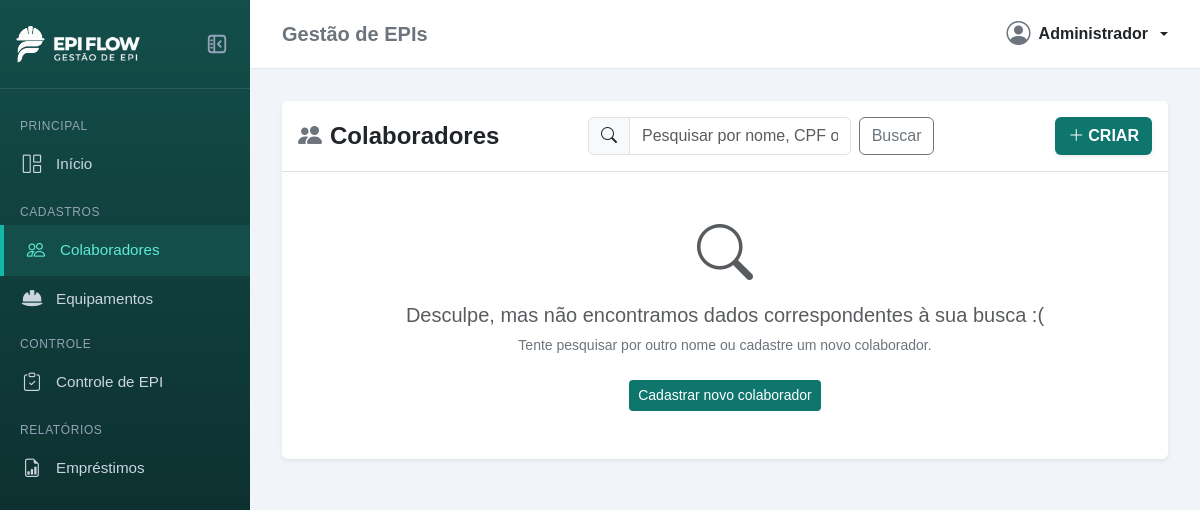
The app's page /colaboradores/, older data.
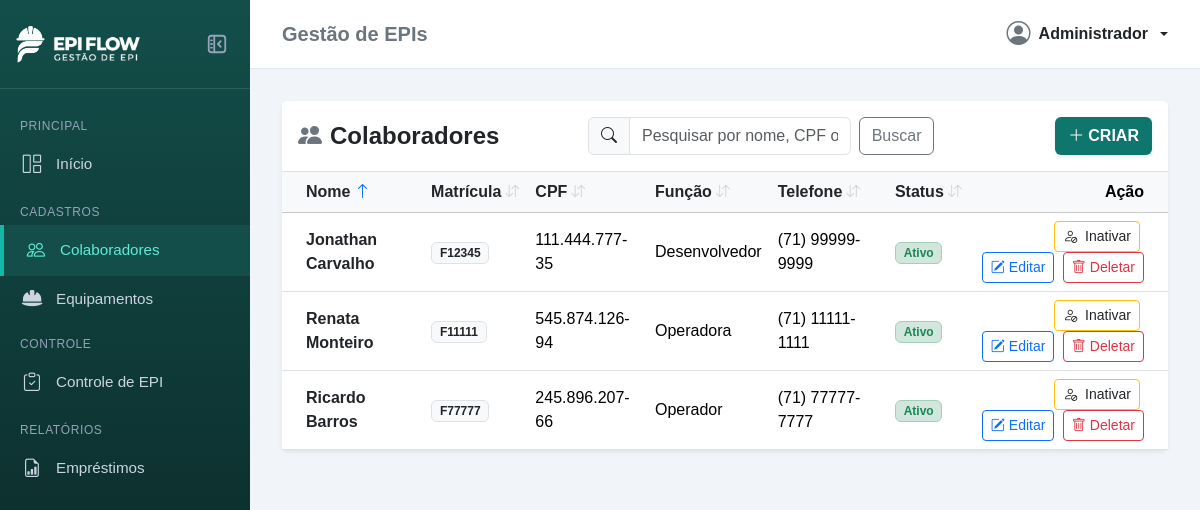
The same page, newer data.
### apps/colaboradores/models.py (models this page shows, shortened)
class Colaborador(models.Model):
    nome = models.CharField(max_length=100)
    cpf = models.CharField(max_length=14)
    matricula = models.CharField(max_length=10)
    funcao = models.CharField(max_length=50)
    telefone = models.CharField(max_length=15)
    email = models.EmailField(max_length=60)
    ativo = models.BooleanField(default=True)

### apps/colaboradores/views.py (the view)
# urls.py: path('', views.listar_colaboradores, name='listar'),
def listar_colaboradores(request):
    termo_busca = request.GET.get('busca', '').strip()
    campo_ordenacao = request.GET.get('campo', 'nome')
    direcao_ordenacao = request.GET.get('direcao', 'asc')
    if termo_busca:
        termo_upper = termo_busca.upper()
        if termo_upper.startswith('F') and any(char.isdigit() for char in termo_upper):
            filtro = Q(matricula__istartswith=termo_upper) | Q(nome__icontains=termo_busca)
        elif termo_busca.isdigit():
            filtro = (
                Q(matricula__istartswith=f'F{termo_busca}') |
                Q(cpf__icontains=termo_busca) |
                Q(nome__icontains=termo_busca)
            )
        else:
            filtro = Q(nome__icontains=termo_busca) | Q(cpf__icontains=termo_busca)
        colaboradores = list(Colaborador.objects.filter(filtro).distinct())
    else:
        colaboradores = list(Colaborador.objects.all())
    colaboradores = aplicar_ordenacao_colaboradores(colaboradores, campo_ordenacao, direcao_ordenacao)
    return render(request, 'colaboradores/listar.html', {
        'colaboradores': colaboradores,
        'termo_busca': termo_busca,
        'campo_ordenacao': campo_ordenacao,
        'direcao_ordenacao': direcao_ordenacao,
    })

### apps/colaboradores/views.py (called while the page is built)
def remover_acentos(texto):
    if not texto:
        return ''
    return ''.join(
        c for c in unicodedata.normalize('NFD', str(texto))
        if unicodedata.category(c) != 'Mn'
    ).lower()

### templates/colaboradores/listar.html (shortened to what the changed rows need)
{% extends 'base.html' %}
{% block content %}
<div class="card shadow-sm border-0">
    <div class="card-body p-0">
        {% if colaboradores %}
        <div class="table-responsive">
            <table class="table table-hover align-middle mb-0">
                <thead class="table-light">
                    <tr>
                        <th class="ps-4">
                            <a href="?busca={{ termo_busca }}&campo=nome&direcao={% if campo_ordenacao == 'nome' and direcao_ordenacao == 'asc' %}desc{% else %}asc{% endif %}"
                                class="text-dark text-decoration-none d-inline-flex align-items-center gap-1"
                                title="Clique para ordenar por Nome">
                                <span>Nome</span>
                                {% if campo_ordenacao == 'nome' %}
                                {% if direcao_ordenacao == 'asc' %}
                                <i class="bi bi-arrow-up text-primary fw-bold" title="Crescente (A-Z)"></i>
                                {% else %}
                                <i class="bi bi-arrow-down text-primary fw-bold" title="Decrescente (Z-A)"></i>
                                {% endif %}
                                {% else %}
                                <i class="bi bi-arrow-down-up text-muted opacity-25 small"></i>
                                {% endif %}
                            </a>
                        </th>
                        <th>
                            <a href="?busca={{ termo_busca }}&campo=matricula&direcao={% if campo_ordenacao == 'matricula' and direcao_ordenacao == 'asc' %}desc{% else %}asc{% endif %}"
                                class="text-dark text-decoration-none d-inline-flex align-items-center gap-1"
                                title="Clique para ordenar por Matrícula">
                                <span>Matrícula</span>
                                {% if campo_ordenacao == 'matricula' %}
                                {% if direcao_ordenacao == 'asc' %}
                                <i class="bi bi-arrow-up text-primary fw-bold" title="Crescente"></i>
                                {% else %}
                                <i class="bi bi-arrow-down text-primary fw-bold" title="Decrescente"></i>
                                {% endif %}
                                {% else %}
                                <i class="bi bi-arrow-down-up text-muted opacity-25 small"></i>
                                {% endif %}
                            </a>
                        </th>
                        <th>
                            <a href="?busca={{ termo_busca }}&campo=cpf&direcao={% if campo_ordenacao == 'cpf' and direcao_ordenacao == 'asc' %}desc{% else %}asc{% endif %}"
                                class="text-dark text-decoration-none d-inline-flex align-items-center gap-1"
                                title="Clique para ordenar por CPF">
                                <span>CPF</span>
                                {% if campo_ordenacao == 'cpf' %}
                                {% if direcao_ordenacao == 'asc' %}
                                <i class="bi bi-arrow-up text-primary fw-bold" title="Crescente"></i>
                                {% else %}
                                <i class="bi bi-arrow-down text-primary fw-bold" title="Decrescente"></i>
                                {% endif %}
                                {% else %}
                                <i class="bi bi-arrow-down-up text-muted opacity-25 small"></i>
                                {% endif %}
                            </a>
                        </th>
                        <th>
                            <a href="?busca={{ termo_busca }}&campo=funcao&direcao={% if campo_ordenacao == 'funcao' and direcao_ordenacao == 'asc' %}desc{% else %}asc{% endif %}"
                                class="text-dark text-decoration-none d-inline-flex align-items-center gap-1"
                                title="Clique para ordenar por Função">
                                <span>Função</span>
                                {% if campo_ordenacao == 'funcao' %}
                                {% if direcao_ordenacao == 'asc' %}
                                <i class="bi bi-arrow-up text-primary fw-bold" title="Crescente (A-Z)"></i>
                                {% else %}
                                <i class="bi bi-arrow-down text-primary fw-bold" title="Decrescente (Z-A)"></i>
                                {% endif %}
                                {% else %}
                                <i class="bi bi-arrow-down-up text-muted opacity-25 small"></i>
                                {% endif %}
                            </a>
                        </th>
                        <th>
                            <a href="?busca={{ termo_busca }}&campo=telefone&direcao={% if campo_ordenacao == 'telefone' and direcao_ordenacao == 'asc' %}desc{% else %}asc{% endif %}"
                                class="text-dark text-decoration-none d-inline-flex align-items-center gap-1"
                                title="Clique para ordenar por Telefone">
                                <span>Telefone</span>
                                {% if campo_ordenacao == 'telefone' %}
                                {% if direcao_ordenacao == 'asc' %}
                                <i class="bi bi-arrow-up text-primary fw-bold" title="Crescente"></i>
                                {% else %}
                                <i class="bi bi-arrow-down text-primary fw-bold" title="Decrescente"></i>
                                {% endif %}
                                {% else %}
                                <i class="bi bi-arrow-down-up text-muted opacity-25 small"></i>
                                {% endif %}
                            </a>
                        </th>
                        <th>
                            <a href="?busca={{ termo_busca }}&campo=status&direcao={% if campo_ordenacao == 'status' and direcao_ordenacao == 'asc' %}desc{% else %}asc{% endif %}"
                                class="text-dark text-decoration-none d-inline-flex align-items-center gap-1"
                                title="Clique para ordenar por Status">
                                <span>Status</span>
                                {% if campo_ordenacao == 'status' %}
                                {% if direcao_ordenacao == 'asc' %}
                                <i class="bi bi-arrow-up text-primary fw-bold" title="Crescente (Ativo primeiro)"></i>
                                {% else %}
                                <i class="bi bi-arrow-down text-primary fw-bold"
                                    title="Decrescente (Inativo primeiro)"></i>
                                {% endif %}
                                {% else %}
                                <i class="bi bi-arrow-down-up text-muted opacity-25 small"></i>
                                {% endif %}
                            </a>
                        </th>
                        <th class="text-end pe-4">Ação</th>
                    </tr>
                </thead>
                <tbody>
                    {% for colab in colaboradores %}
                    <tr class="{% if not colab.ativo %}table-light opacity-75{% endif %}">
                        <td class="ps-4 fw-semibold text-dark">{{ colab.nome }}</td>
                        <td><span class="badge bg-light text-dark border">{{ colab.matricula }}</span></td>
                        <td>{{ colab.cpf }}</td>
                        <td>{{ colab.funcao }}</td>
                        <td>{{ colab.telefone }}</td>
                        <td>
                            {% if colab.ativo %}
                            <span class="badge bg-success-subtle text-success border border-success-subtle">Ativo</span>
                            {% else %}
                            <span
                                class="badge bg-secondary-subtle text-secondary border border-secondary-subtle">Inativo</span>
                            {% endif %}
                        </td>
                        <td class="text-end pe-4">
                            <a href="{% url 'colaboradores:alternar_status' colab.id %}"
                                class="btn btn-sm {% if colab.ativo %}btn-outline-warning text-dark{% else %}btn-outline-success{% endif %} me-1"
                                title="{% if colab.ativo %}Inativar Colaborador{% else %}Ativar Colaborador{% endif %}">
                                <i
                                    class="bi {% if colab.ativo %}bi-person-slash{% else %}bi-person-check{% endif %} me-1"></i>
                                {% if colab.ativo %}Inativar{% else %}Ativar{% endif %}
                            </a>
                            <a href="{% url 'colaboradores:editar' colab.id %}"
                                class="btn btn-sm btn-outline-primary me-1">
                                <i class="bi bi-pencil-square me-1"></i>Editar
                            </a>
                            <button type="button" class="btn btn-sm btn-outline-danger" data-bs-toggle="modal"
                                data-bs-target="#modalExcluir" data-colab-id="{{ colab.id }}"
                                data-colab-nome="{{ colab.nome }}">
                                <i class="bi bi-trash me-1"></i>Deletar
                            </button>
                        </td>
                    </tr>
                    {% endfor %}
                </tbody>
            </table>
        </div>
        {% else %}
        <div class="text-center py-5">
            <div class="mb-3 text-muted display-4">
                <i class="bi bi-search"></i>
            </div>
            <h5 class="text-muted fw-normal">
                Desculpe, mas não encontramos dados correspondentes à sua busca :&#40;
            </h5>
            <p class="text-secondary small">Tente pesquisar por outro nome ou cadastre um novo colaborador.</p>
            <a href="{% url 'colaboradores:cadastrar' %}" class="btn btn-custom btn-sm mt-2">
                Cadastrar novo colaborador
            </a>
        </div>
        {% endif %}
    </div>
</div>
{% endblock %}

Row changes from the older to the newer data that the page shows:
added Colaborador: nome "Jonathan Carvalho", matricula "F12345", cpf "111.444.777-35", funcao "Desenvolvedor", telefone "(71) 99999-9999", ativo "Ativo"
added Colaborador: nome "Renata Monteiro", matricula "F11111", cpf "545.874.126-94", funcao "Operadora", telefone "(71) 11111-1111", ativo "Ativo"
added Colaborador: nome "Ricardo Barros", matricula "F77777", cpf "245.896.207-66", funcao "Operador", telefone "(71) 77777-7777", ativo "Ativo"
Text that changed along with them:
text no longer shown: "Desculpe, mas não encontramos dados correspondentes à sua busca :( Tente pesquisar por outro nome ou cadastre um novo colaborador. Cadastrar novo colaborador"
text now shown: "Nome Matrícula CPF Função Telefone Status Ação"
